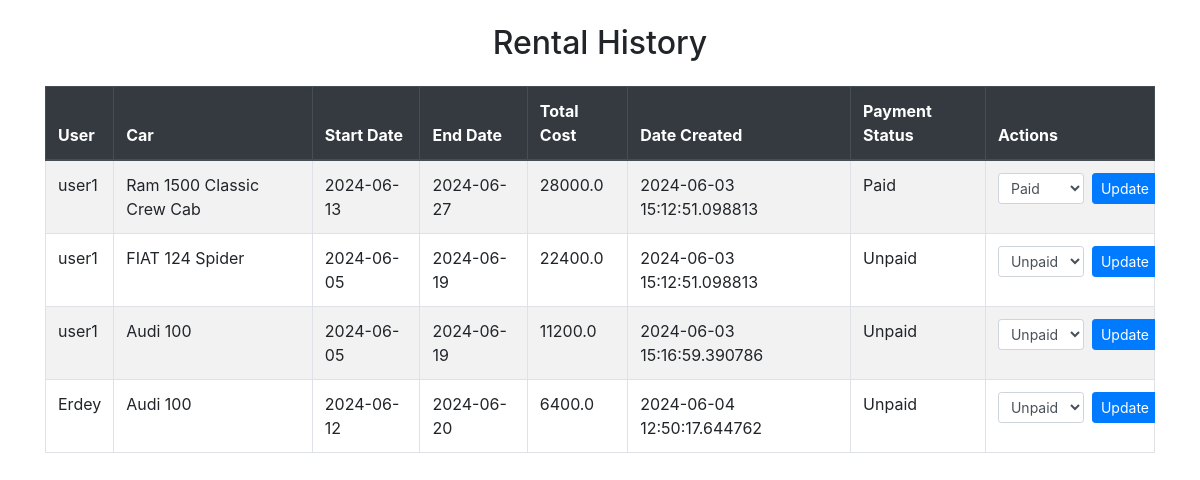
The app's page /rental_history (signed in), older data.
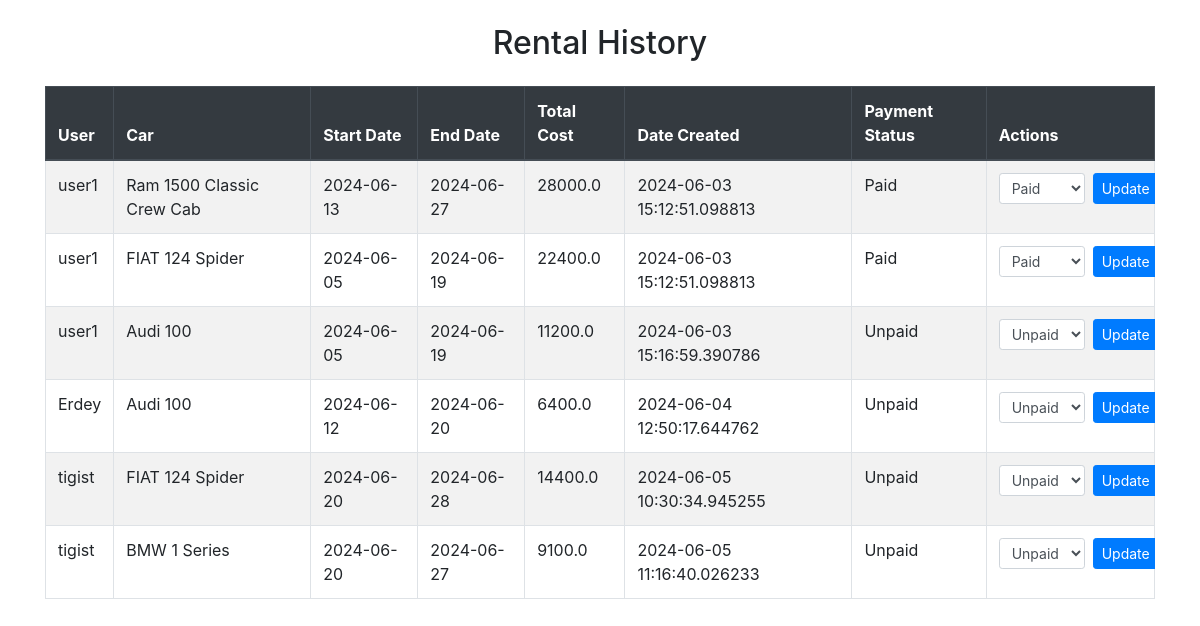
The same page, newer data.
### app/models.py (models this page shows, shortened)
class Rental(db.Model):
    id = db.Column(db.Integer, primary_key=True)
    user_id = db.Column(db.Integer, db.ForeignKey(User.id), nullable=False)
    car_id = db.Column(db.Integer, db.ForeignKey(Car.id), nullable=False)
    start_date = db.Column(db.Date, nullable=False, default=datetime.today())
    end_date = db.Column(db.Date)
    start_time = db.Column(db.DateTime, nullable=False, default=datetime.now())
    end_time = db.Column(db.DateTime, nullable=True)
    total_cost = db.Column(db.Float, nullable=False)
    date_created = db.Column(db.DateTime, default=datetime.now())
    payment_status = db.Column(db.Boolean, nullable=False, default=False)
    user = db.relationship('User', backref=db.backref('rentals', lazy=True))
    car = db.relationship('Car', backref=db.backref('rentals', lazy=True))

class User(UserMixin, db.Model):
    id = db.Column(db.Integer, primary_key=True)
    username = db.Column(db.String(50), unique=True, nullable=False)
    password = db.Column(db.String(50), nullable=False)
    email = db.Column(db.String(100), unique=True, nullable=False)
    contact_no = db.Column(db.Integer, unique=True)
    address = db.Column(db.String(100))
    role = db.Column(db.String(50), default='customer')

class Car(db.Model):
    id = db.Column(db.Integer, primary_key=True)
    make = db.Column(db.String(50), nullable=False)
    model = db.Column(db.String(50), nullable=False)
    category = db.Column(db.String(50), nullable=False)
    year = db.Column(db.Integer, nullable=False)
    price_per_day = db.Column(db.Integer, nullable=False)
    status = db.Column(db.String(20), nullable=False, default="Available")

### app/routes.py (the view)
@app.route('/rental_history')
@admin_required
def rental_history():
    if 'user_id' not in session:
        return redirect(url_for('login'))
    user_id = session['user_id']
    user = User.query.get(user_id)
    if user.role != 'admin':
        flash('Only admins can view rental history.', 'error')
        return redirect(url_for('admin_panel'))
    rentals = Rental.query.all()
    return render_template('rental_history.html', rentals=rentals)

### app/__init__.py (called while the page is built)
@login_manager.user_loader
def load_user(user_id):
    return models.User.query.get(int(user_id))

### app/routes.py (called while the page is built)
def admin_required(f):
    @wraps(f)
    def decorated_function(*args, **kwargs):
        if 'user_id' not in session or session.get('user_role') != 'admin':
            flash('You do not have permission to access this page.')
            return redirect(url_for('index'))
        return f(*args, **kwargs)
    return decorated_function

### app/templates/rental_history.html (shortened to what this page needs)
<!DOCTYPE html>
<html lang="en">
<head>
    <link href="https://stackpath.bootstrapcdn.com/bootstrap/4.5.2/css/bootstrap.min.css" rel="stylesheet">
</head>
<body>
<div class="container">
    <h2 class="text-center my-4">Rental History</h2>
    <div class="table-responsive">
        <table class="table table-striped table-bordered">
            <thead class="thead-dark">
                <tr>
                    <th>User</th>
                    <th>Car</th>
                    <th>Start Date</th>
                    <th>End Date</th>
                    <th>Total Cost</th>
                    <th>Date Created</th>
                    <th>Payment Status</th>
                    <th>Actions</th>
                </tr>
            </thead>
            <tbody>
                {% for rental in rentals %}
                <tr>
                    <td>{{ rental.user.username }}</td>
                    <td>{{ rental.car.make }} {{ rental.car.model }}</td>
                    <td>{{ rental.start_date }}</td>
                    <td>{{ rental.end_date }}</td>
                    <td>{{ rental.total_cost }}</td>
                    <td>{{ rental.date_created }}</td>
                    <td>{{ 'Paid' if rental.payment_status else 'Unpaid' }}</td>
                    <td>
                        <form action="{{ url_for('update_payment_status', rental_id=rental.id) }}" method="post" class="form-inline">
                            <div class="form-group">
                                <select name="payment_status" class="form-control form-control-sm mr-2">
                                    <option value="Paid" {% if rental.payment_status %}selected{% endif %}>Paid</option>
                                    <option value="Unpaid" {% if not rental.payment_status %}selected{% endif %}>Unpaid</option>
                                </select>
                                <button type="submit" class="btn btn-sm btn-primary">Update</button>
                            </div>
                        </form>
                    </td>
                </tr>
                {% endfor %}
            </tbody>
        </table>
    </div>
</div>
</body>
</html>

Row changes from the older to the newer data that the page shows:
changed Rental (number 2 of 6 on the later page): payment_status "Unpaid" → "Paid"
added Rental: user.username "tigist", car.make "FIAT", car.model "124 Spider", start_date "2024-06-20", end_date "2024-06-28", total_cost "14400.0", date_created "2024-06-05 10:30:34.945255", payment_status "Unpaid"
added Rental: user.username "tigist", car.make "BMW", car.model "1 Series", start_date "2024-06-20", end_date "2024-06-27", total_cost "9100.0", date_created "2024-06-05 11:16:40.026233", payment_status "Unpaid"
